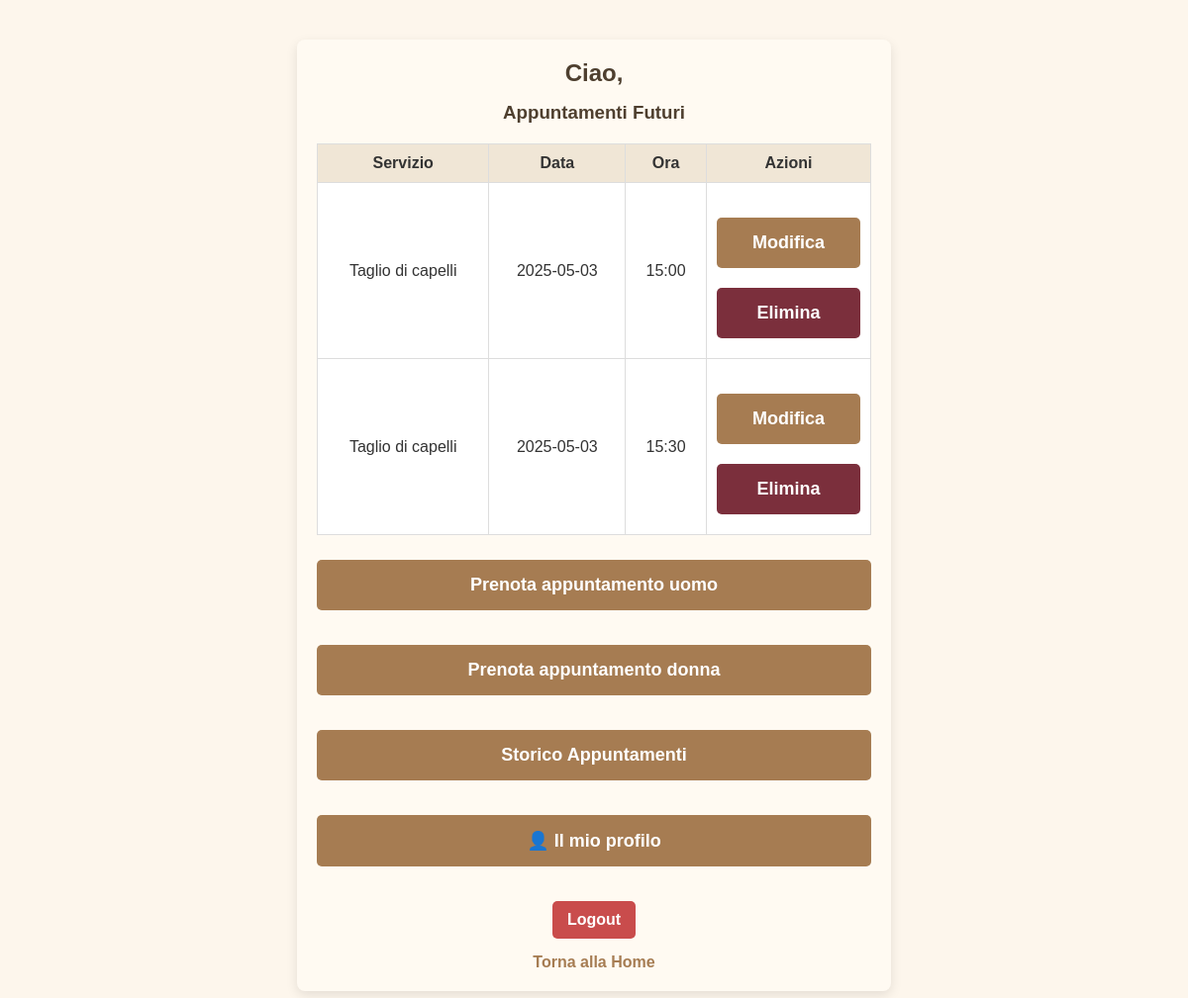
Screenshot of /user_dashboard (signed in) with the database file from the repository.
### tables this page shows
CREATE TABLE appointments (
            id INTEGER PRIMARY KEY AUTOINCREMENT,
            user_id INTEGER NOT NULL,
            service TEXT NOT NULL,
            date TEXT NOT NULL,
            time TEXT NOT NULL, barber TEXT NOT NULL DEFAULT 'Mattia', tipo TEXT DEFAULT 'barbiere',
            FOREIGN KEY (user_id) REFERENCES users(id)
        );

### app.py (the view)
@app.route('/user_dashboard')
def user_dashboard():
    if 'user_id' not in session:
        return redirect(url_for('login_user'))
    user_id = session['user_id']
    conn = sqlite3.connect('bookings.db')
    cursor = conn.cursor()
    today = datetime.now().strftime("%Y-%m-%d")
    now_time = datetime.now().strftime("%H:%M")
    cursor.execute("""
        SELECT id, service, date, time
        FROM appointments
        WHERE user_id = ? AND (date > ? OR (date = ? AND time >= ?))
        ORDER BY date ASC, time ASC
    """, (user_id, today, today, now_time))
    appointments = cursor.fetchall()
    conn.close()
    return render_template('user_dashboard.html', appointments=appointments)

### templates/user_dashboard.html (shortened to what this page needs)
<!DOCTYPE html>
<html lang="it">
<head>
  <link rel="stylesheet" href="{{ url_for('static', filename='style.css') }}">
</head>
<body>
  <div class="container">
    <h2>Ciao, {{ session['username'] }}</h2>
    <h3>Appuntamenti Futuri</h3>
    {% if appointments %}
      <table>
        <thead>
          <tr>
            <th>Servizio</th>
            <th>Data</th>
            <th>Ora</th>
            <th>Azioni</th>
          </tr>
        </thead>
        <tbody>
          {% for appointment in appointments %}
          <tr>
            <td>{{ appointment[1] }}</td>
            <td>{{ appointment[2] }}</td>
            <td>{{ appointment[3] }}</td>
            <td>
              <a href="{{ url_for('edit_appointment', appointment_id=appointment[0]) }}">
                <button class="big-btn">Modifica</button>
              </a>
              <button class="delete-appointment big-btn" data-id="{{ appointment[0] }}" style="background-color: #7b2f3c; color: white;">Elimina</button>
            </td>
          </tr>
          {% endfor %}
        </tbody>
      </table>
    {% else %}
      <p>Non hai appuntamenti futuri.</p>
    {% endif %}
    <a href="{{ url_for('book') }}"><button class="big-btn">Prenota appuntamento uomo</button></a>
    <a href="{{ url_for('book_hair') }}"><button class="big-btn">Prenota appuntamento donna</button></a>
    <a href="{{ url_for('user_history') }}"><button class="big-btn"> Storico Appuntamenti</button></a>
    <a href="{{ url_for('account') }}"><button class="big-btn">👤 Il mio profilo</button></a>
    <a href="{{ url_for('logout') }}"><button class="logout-btn">Logout</button></a>
    <a href="{{ url_for('index') }}">Torna alla Home</a>
  </div>
</body>
</html>

### static/style.css (style rules this page uses)
* { box-sizing: border-box; margin: 0; padding: 0; }
body { font-family: 'Arial', sans-serif; background-color: #fdf6ec; color: #333; display: flex; flex-direction: column; align-items: center; padding: 20px; }
.container { width: 100%; max-width: 600px; background: #fffaf2; padding: 20px; border-radius: 8px; box-shadow: 0 4px 12px rgba(0, 0, 0, 0.1); margin: 20px 0; }
h1, h2, h3 { text-align: center; color: #4e3f2f; margin-bottom: 15px; }
input, select, button { padding: 10px; margin-top: 5px; background-color: #fef9f0; color: #333; border: 1px solid #ccc; border-radius: 5px; font-size: 16px; }
button { background-color: #a67c52; color: #fff; cursor: pointer; font-weight: bold; transition: background-color 0.3s; border: none; }
.big-btn { width: 100%; padding: 15px; font-size: 18px; margin: 10px 0; }
.logout-btn { background-color: #c94c4c; color: white; padding: 10px 15px; font-size: 16px; font-weight: bold; border-radius: 5px; cursor: pointer; transition: background-color 0.3s; border: none; margin-top: 10px; }
a { display: block; text-align: center; margin-top: 15px; text-decoration: none; color: #a67c52; font-weight: bold; }
table { width: 100%; border-collapse: collapse; margin-top: 20px; background-color: #fff; color: #333; }
table, th, td { border: 1px solid #ddd; }
th, td { padding: 10px; text-align: center; }
th { background-color: #f0e6d6; color: #333; }

### rows the page displays
appointments: service "Taglio di capelli", date "2025-05-03", time "15:00"
appointments: service "Taglio di capelli", date "2025-05-03", time "15:30"
